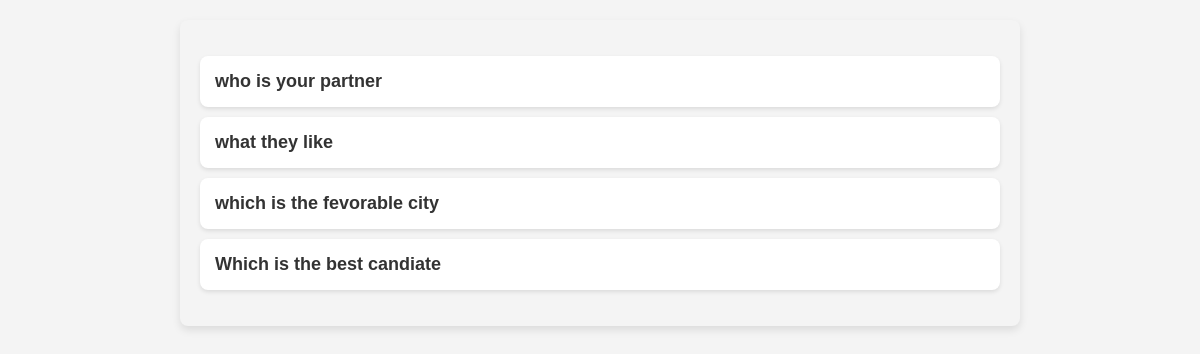
The app's page /, older data.
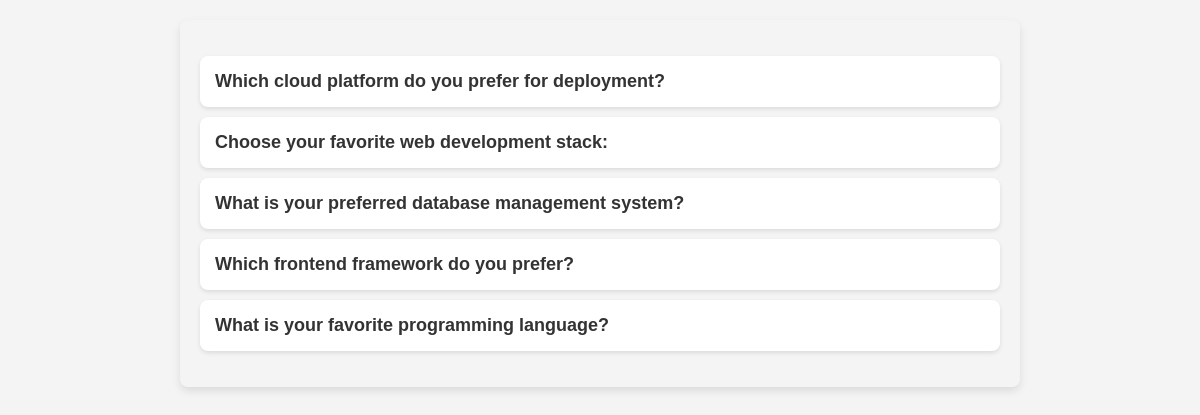
The same page, newer data.
### polls/models.py (models this page shows, shortened)
class Question(models.Model):
    question_text = models.CharField(max_length=200)
    pub_date = models.DateTimeField("date published")

### polls/views.py (the view)
# urls.py: path("", views.IndexView.as_view(), name="index"),
class IndexView(generic.ListView):
    template_name = "polls/index.html"
    context_object_name = "latest_question_list"
    def get_queryset(self):
        return Question.objects.order_by("-pub_date")[:5]

### templates/polls/index.html (shortened to what this page needs)
<!DOCTYPE html>
<html lang="en">
<head>
    {% load static %}
    <link rel="stylesheet" href="{% static 'polls/style_index.css' %} ">
</head>
<body>
    <div class="container">
        {% if latest_question_list %}
            <ul>
                {% for question in latest_question_list %}
                    <li>
                        <a href="{% url 'polls:detail' question.id %}">{{ question.question_text }}</a>
                    </li>
                {% endfor %}
            </ul>
        {% else %}
            <p>No polls are available.</p>
        {% endif %}
    </div>
</body>
</html>

### polls/static/polls/style_index.css (style rules this page uses)
body { font-family: 'Arial', sans-serif; background-color: #f4f4f4; color: #000000; margin: 0; padding: 0; overflow: hidden; }
ul { list-style-type: none; padding: 0; perspective: 800px; }
li { background-color: #fff; margin: 10px 0; padding: 15px; border-radius: 8px; box-shadow: 0 2px 4px rgba(0, 0, 0, 0.1); transition: background-color 0.3s ease, transform 0.5s ease; transform-style: preserve-3d; transform-origin: center; }
a { color: #333; text-decoration: none; font-weight: bold; font-size: 18px; }
.container { max-width: 800px; margin: 20px auto; padding: 20px; background-color: #f4f4f4; border-radius: 8px; box-shadow: 0 4px 8px rgba(0, 0, 0, 0.1); }

Row changes from the older to the newer data that the page shows:
removed Question: question_text "who is your partner"
removed Question: question_text "what they like"
removed Question: question_text "which is the fevorable city"
removed Question: question_text "Which is the best candiate"
added Question: question_text "Which cloud platform do you prefer for deployment?"
added Question: question_text "Choose your favorite web development stack:"
added Question: question_text "What is your preferred database management system?"
added Question: question_text "Which frontend framework do you prefer?"
added Question: question_text "What is your favorite programming language?"
